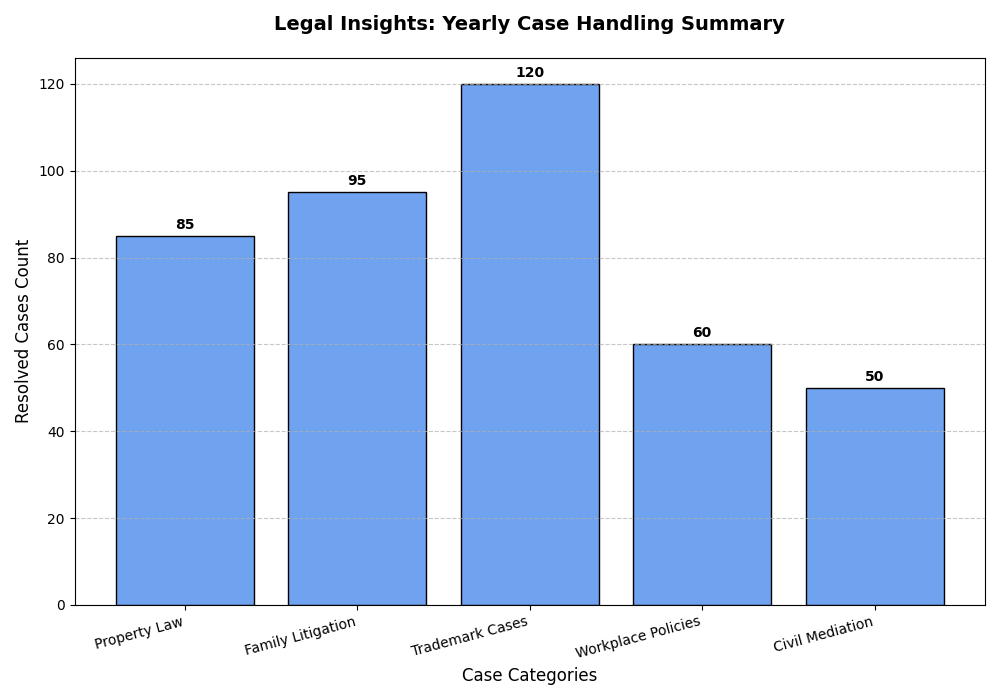

The Python source for this figure:
import matplotlib.pyplot as plt
import numpy as np

# Define the altered case types and corresponding resolved case counts
case_types = ['Property Law', 'Family Litigation', 'Trademark Cases', 'Workplace Policies', 'Civil Mediation']
cases_resolved = [85, 95, 120, 60, 50]

# Define a single color for all bars
single_color = '#6fa3ef'

# Create a figure and axis
fig, ax = plt.subplots(figsize=(10, 7))

# Plot the bar chart with a single color
bars = ax.bar(case_types, cases_resolved, color=single_color, edgecolor='black')

# Annotate the bars with the resolved case counts
for bar in bars:
    height = bar.get_height()
    ax.annotate(f'{height}',
                xy=(bar.get_x() + bar.get_width() / 2, height),
                xytext=(0, 3),
                textcoords="offset points",
                ha='center', va='bottom', fontsize=10, fontweight='bold', color='black')

# Title and labels with randomly altered text
ax.set_title("Legal Insights: Yearly Case Handling Summary", fontsize=14, fontweight='bold', pad=20)
ax.set_xlabel('Case Categories', fontsize=12)
ax.set_ylabel('Resolved Cases Count', fontsize=12)

# Improve layout
plt.xticks(rotation=15, ha='right', fontsize=10)
ax.yaxis.grid(True, linestyle='--', alpha=0.7)

# Automatically adjust layout to avoid overlap
plt.tight_layout()

# Display the plot
plt.show()
